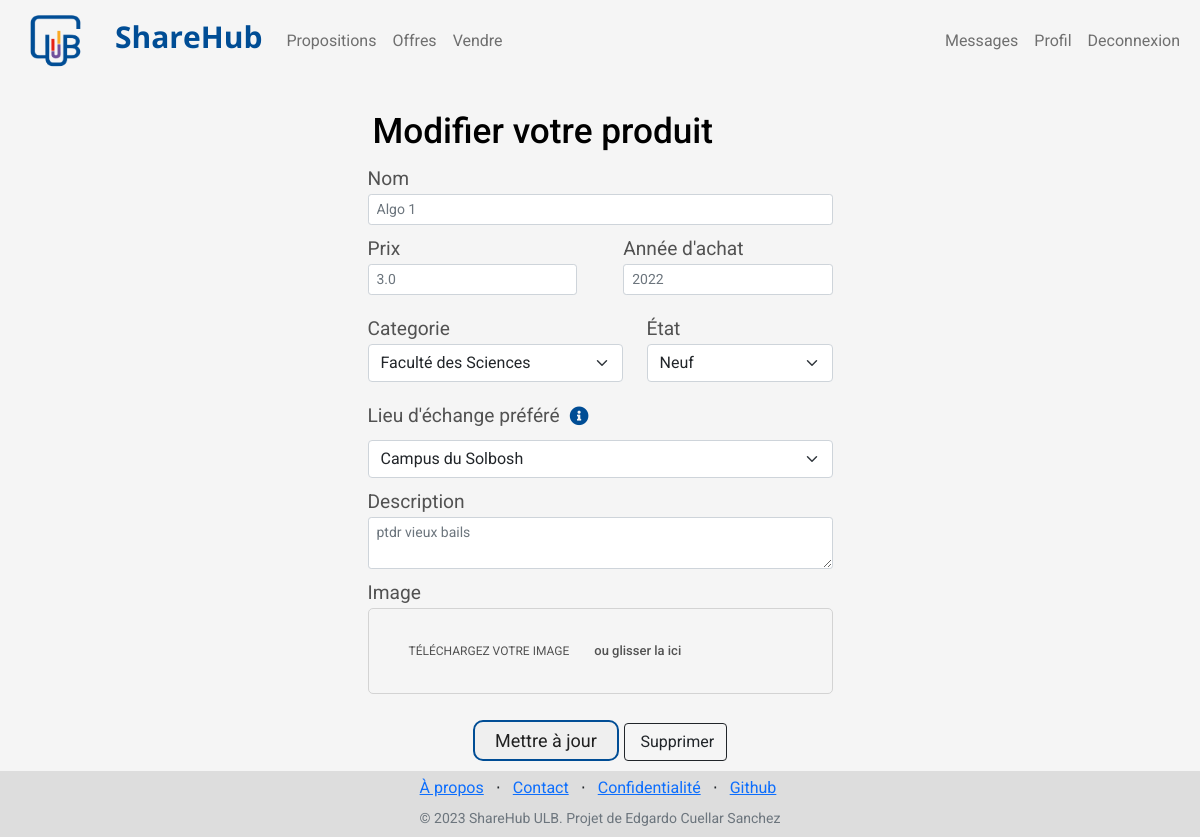
Page /modify_product/11 (signed in) on the earlier database version.
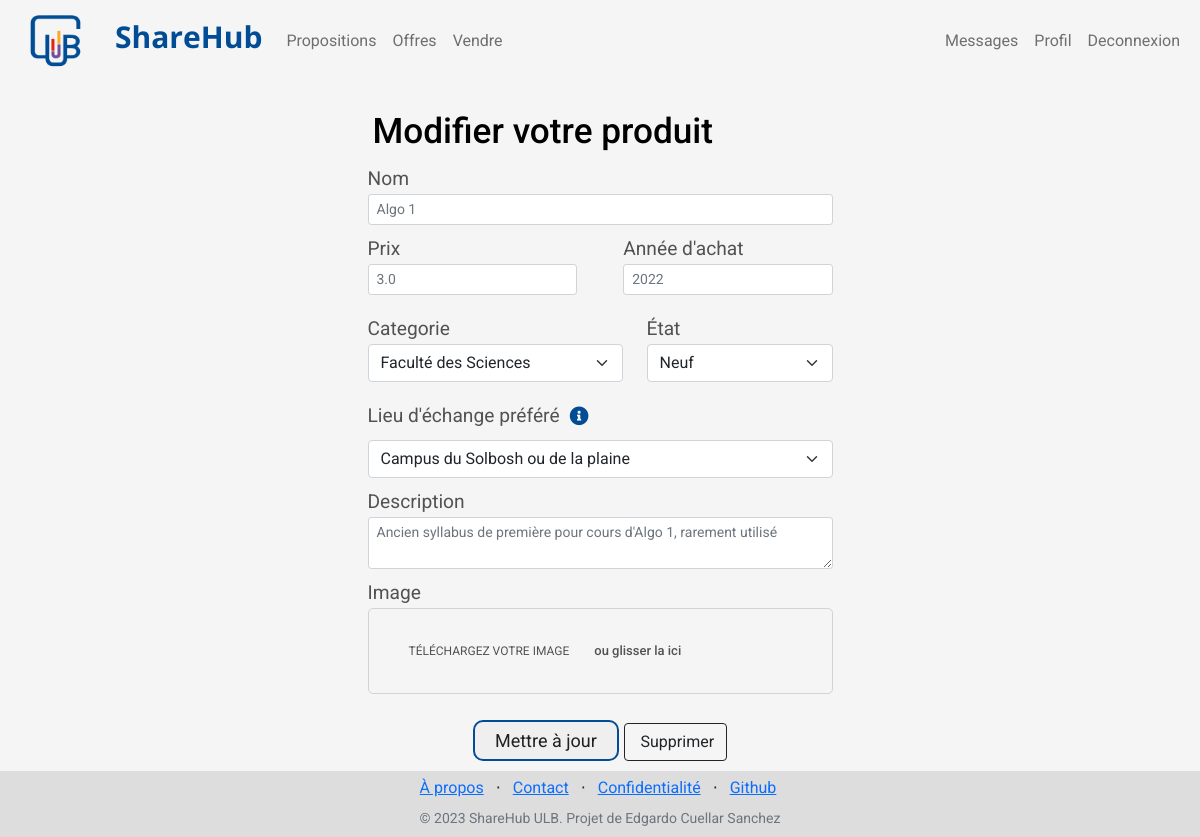
Same page on the later database version.
### store/models/product.py (models this page shows, shortened)
class Products(models.Model):
    user_id = models.CharField(max_length=50)
    name = models.CharField(max_length=60)
    price= models.IntegerField(default=0)
    category= models.ForeignKey(Category,on_delete=models.CASCADE,default=1 )
    condition= models.ForeignKey(Condition,on_delete=models.CASCADE,default=1 )
    place= models.ForeignKey(Place,on_delete=models.CASCADE,default=1 )
    description= models.CharField(max_length=250, default='', blank=True, null= True)
    image= models.ImageField(upload_to='products/')
    date = models.IntegerField(default=2000)
    sold = models.BooleanField(default=False)
    @staticmethod
    def get_product_by_id(id):
        try:
            return Products.objects.get(id=id)
        except:
            return False

### store/views/modify_product.py (the view, shortened to what this page needs)
# urls.py: path('modify_product/<int:product_id>', ModifyProduct.as_view(), name='modify_product'),
class ModifyProduct (View):
    def get(self, request, product_id):
        if request.session.get('customer') != Products.get_product_by_id(product_id).user_id or Products.get_product_by_id(product_id).sold:
            return redirect('homepage')
        categories = Category.get_all_categories()
        conditions = Condition.get_all_conditions()
        places = Place.get_all_places()
        product = Products.get_product_by_id(product_id)
        product.price = product.price / 100
        return render (request, 'modify_product.html', {'product': product, 'categories': categories, 'conditions': conditions, 'places': places})

### store/models/category.py (called while the page is built)
    @staticmethod
    def get_all_categories():
        return Category.objects.all()

    @staticmethod
    def get_all_conditions():
        return Condition.objects.all()

    @staticmethod
    def get_all_places():
        return Place.objects.all()

### store/templates/modify_product.html (shortened to what the changed rows need)
{% extends 'base.html' %}
{% block content %}
<div class="container mt-4">
    <div class="col-lg-5 rounded mx-auto">
        <form action="/modify_product/{{product.id}}" method="POST" enctype="multipart/form-data">
            <div class="form-group">
                <label for="">Nom</label>
                <input type="text" name="name"
                    id="" value="{{values.name}}" class="form-control form-control-sm input-block"
                    placeholder="{{product.name}}">
            </div>
            <div style="display: flex;">
                <div class="form-group" style="width: 45%;margin-right: 10%;">
                    <label for="">Prix</label>
                    <input type="text" name="price"
                    id="" value="{{values.price}}" class="form-control form-control-sm input-block"
                    placeholder="{{product.price}}"
                    >
                </div>
                <div class="form-group" style="width: 45%;">
                    <label for="">Année d'achat</label>
                    <input type="number" name="date"
                    id="" value="{{values.date}}" class="form-control form-control-sm input-block"
                    placeholder="{{product.date}}"
                    >
                </div>
            </div>
            <div class="form-group">
                <div style="display: flex; align-items: center;">
                    <label for="lieu_echange">Lieu d'échange préféré</label>
                    <i class="fas fa-info-circle" style="color: #004D95; margin-left: 10px;" data-bs-toggle="tooltip" data-bs-html="true"
                        title="Si vous choisissez la livraison par la poste, vous devrez payer le prix de la livraison. N'hésitez pas à mieux expliquer votre moyen d'échange dans votre description">
                    </i>
                </div>
                <select class="form-select" id="place" name="place">
                    {% for place in places %}
                        <option value="{{place.name}}">{{place.name}}</option>
                    {% endfor %}
                </select>
            </div>
            <div class="form-group">
                <label for="">Description</label>
                <textarea type="text" name="description" id=""
                value="{{values.description}}"
                class=" form-control-sm form-control input-block"
                placeholder="{{product.description}}"></textarea>
            </div>
        </form>
    </div>
</div>
{% endblock %}

Differences in the rows shown:
changed Products "Algo 1": description "ptdr vieux bails" → "Ancien syllabus de première pour cours d'Algo 1, rarement utilisé"
Other differences:
form field place: "Campus du Solbosh" → "Campus du Solbosh ou de la plaine"
